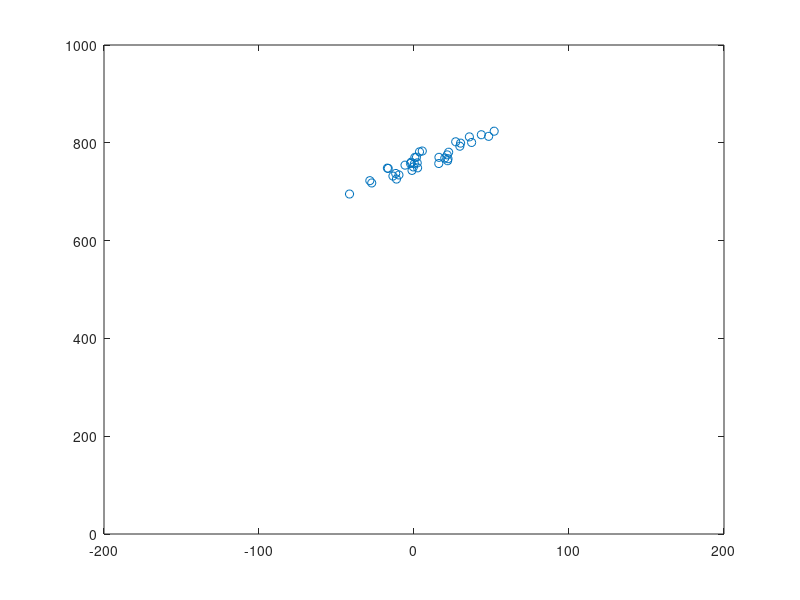
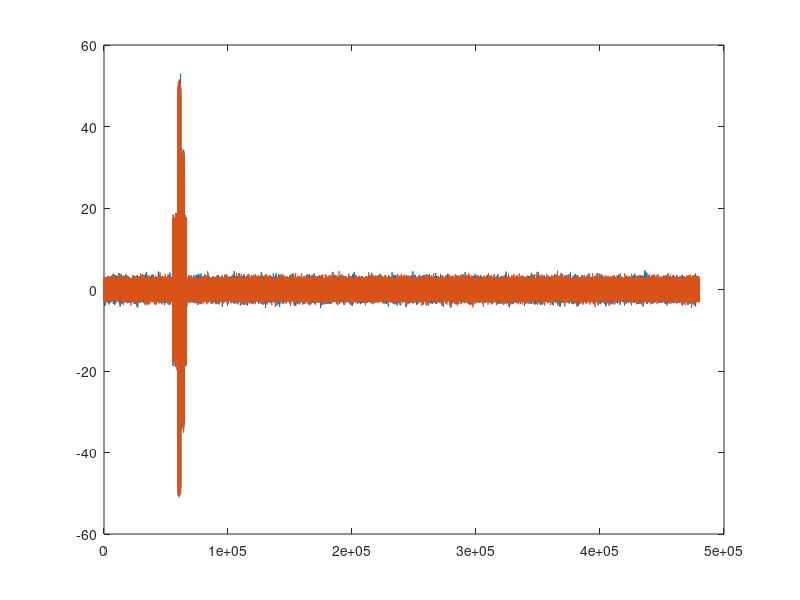

MATLAB code to generate these figures, in order: (Note: this script raises an error after producing the figures.)
clear;
close all;
clc;

N = 1; % numder of objects

for i = 1:N
    % done: select random type of object
    type = randi(3);
    
    % done: set random number of points, width and length
    % done: set random position and rotation angle

    alpha = rand(1)*360;
    R = rand(1)*500+500;
    fi = rand(1)*10;
    x0 = R*sind(fi);
    y0 = R*cosd(fi);

    switch type
        case 1
            ON = randi(5) + 5;
            OW = randi(5) + 5;
            OL = randi(50) + 50;

            for j = 1:ON
                y = rand(1)*OW;
                x = OL/ON*j;
                x1(j) = x*cosd(alpha)-y*sind(alpha)+y0;
                y1(j) = x*cosd(alpha)+y*cosd(alpha)+x0;
            end

        case 2 
            ON = randi(4) + 1;
            OW = randi(29) + 1;
            OL = randi(2) + 1;

            for j = 1:ON
                y = rand(1)*OW;
                x = OL/ON*j;
                x1(j) = x*cosd(alpha)-y*sind(alpha)+y0;
                y1(j) = x*cosd(alpha)+y*cosd(alpha)+x0;
            end
            
        case 3
            ON = randi(20) + 30;
            OW = randi(20) + 90;
            OL = randi(80) + 70;

            for j = 1:ON
                y = rand(1)*OW;
                x = OL/ON*j;
                x1(j) = x*cosd(alpha)-y*sind(alpha)+y0;
                y1(j) = x*cosd(alpha)+y*cosd(alpha)+x0;
            end
    end

    figure, plot(y1,x1,'o');
    axis([-200 200 0 1000]);

    % done: generate echo signal with params: fd = 120 000, fs = 30 000, T = 4

    A = 10+rand(1)*10;
    T = 4;
    fd = 120000;
    fs = 30000;
    num = floor(T*fd);
    t = (1:num)/fd;
    signal = randn(2, num);
    
    for p = 1:length(x1)
    
        p_fi = atand(y1(p)/x1(p));
        r = sqrt((x1((p))^2 + (y1(p))^2));
        i1 = floor(r/1500*fd);
        i2 = floor((r/1500 + 1e-3)*fd);
        d = 1500/(2*fs);
        tau = d*sind(p_fi)/1500;
        signal(1,i1:i2) = signal(1,i1:i2) + A*sin(2*pi*fs*t(i1:i2));
        signal(2,i1:i2) = signal(2,i1:i2) + A*sin(2*pi*fs*(t(i1:i2)+tau));
    
    end

    figure, plot(signal(1,:));
    hold on;
    plot(signal(2,:));

    % done: process input signal

    [x,y] = process_echo(signal);

    figure, plot(x,y, 'o');
    axis([-200 200 0 1000]);

    % done: calculate width and length
    [ sample ] = calc_params(x, y);

    % todo: train NN
    % todo: calculate VPK

end

function [x,y] = process_echo(s)

    % done: make fft to find band with our signal

    f = zeros(size(s));
    f(1,:) = fft(s(1,:));
    f(2,:) = fft(s(2,:));

%     figure, plot(-pi:1.308999e-5:pi, f)
%     axis([0 pi 0 10000])
    
    fd = 120000;
    fs = 30000;

    % done: filter signal by bandpass

    fmin = floor(0.9*(fs/fd)*size(f,2));
    fmax = floor(1.1*(fs/fd)*size(f,2));
    
    f(1,1:fmin) = 0;
    f(1,fmax:end) = 0;
    f(2, 1:fmin) = 0;
    f(2, fmax:end) = 0;

%     figure, plot(-pi:1.308999e-5:pi, f)
%     axis([0 pi 0 10000])
    
    hr = ifft(f(1,:));
    hl = ifft(f(2,:));
    
    sigma = sqrt(sum((abs(hr)).^2)/length(hr));
    
    phi = angle(exp(1i*(angle(hr)-angle(hl))));

    theta = angle(hr)-angle(hl);

    % done: find peaks
    
    iii = find(abs(hr) > sigma*3);
    
    peak = iii(1);
    
    stop = [];
    
    qqq = 1;
    
    for i = 2:length(iii)
    
        if (iii(i)-iii(i-1)>2) || (i-qqq>fd/1000)
        
            qqq = i;
            peak = [peak iii(i)];
            stop = [stop iii(i-1)];
        
        end
    
    end
    stop = [stop iii(end)];
   

    % done: calculate phase difference in peaks

    for i = 1 : length(peak)
    
        ft(i) = sum(phi(peak(i):stop(i)).*abs(hr(peak(i):stop(i))))/sum(abs(hr(peak(i):stop(i))));
    
    end

    
    
    d = 1500/(2*fs);
    
    alfa = asind(abs(ft * 1500)/(2*pi*fs*d));
    
    % done: calculate distance
    r = peak/fd*1500;
    
    % done: transform to coords
    y = r.*cosd(alfa);
    x = r.*sind(alfa);

end

function [ sample ] = calc_params(x, y)

    N = length(x);
    
    alpha = atand(sum(x)/sum(y));
    
    x1 = x * cosd(alpha) - y*sind(alpha);
    y1 = x * sind(alpha) + y*cosd(alpha);

    figure, plot(x1,y1, 'o');
    axis([-1000 1000 0 1000]);
    
    W = max(y1) - min(y1);
    L = max(x1) - min(x1);

%     if max(y1) - min(y1) < max(x1) - min(x1)
%         W = max(y1) - min(y1);
%         L = max(x1) - min(x1);
%     else
%         L = max(y1) - min(y1);
%         W = max(x1) - min(x1);
%     end

    
    sample = [N L W];

end
